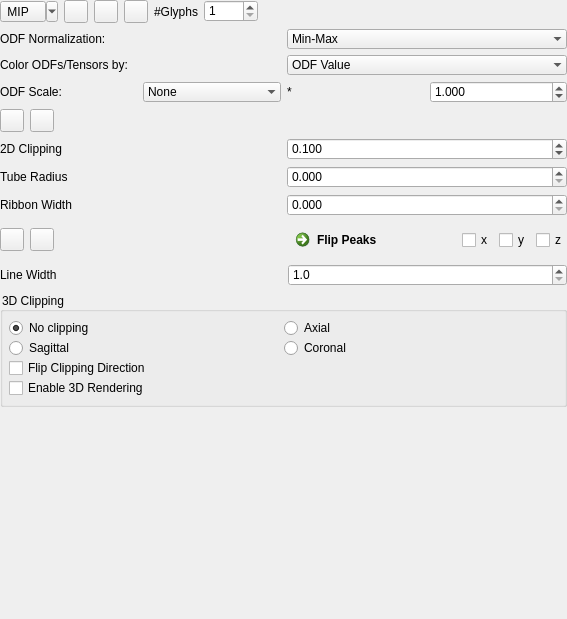
<?xml version="1.0" encoding="UTF-8"?>
<ui version="4.0">
 <class>QmitkControlVisualizationPropertiesViewControls</class>
 <widget class="QWidget" name="QmitkControlVisualizationPropertiesViewControls">
  <property name="geometry">
   <rect>
    <x>0</x>
    <y>0</y>
    <width>567</width>
    <height>619</height>
   </rect>
  </property>
  <property name="sizePolicy">
   <sizepolicy hsizetype="Preferred" vsizetype="MinimumExpanding">
    <horstretch>0</horstretch>
    <verstretch>100</verstretch>
   </sizepolicy>
  </property>
  <property name="minimumSize">
   <size>
    <width>0</width>
    <height>0</height>
   </size>
  </property>
  <property name="windowTitle">
   <string>QmitkTemplate</string>
  </property>
  <property name="styleSheet">
   <string>QCommandLinkButton:disabled {
  border: none;
}

QGroupBox {
  background-color: transparent;
}</string>
  </property>
  <layout class="QVBoxLayout" name="verticalLayout_4">
   <property name="leftMargin">
    <number>0</number>
   </property>
   <property name="topMargin">
    <number>0</number>
   </property>
   <property name="rightMargin">
    <number>0</number>
   </property>
   <property name="bottomMargin">
    <number>0</number>
   </property>
   <item>
    <widget class="QFrame" name="m_ImageControlsFrame">
     <property name="frameShape">
      <enum>QFrame::NoFrame</enum>
     </property>
     <property name="frameShadow">
      <enum>QFrame::Raised</enum>
     </property>
     <layout class="QVBoxLayout" name="verticalLayout">
      <property name="leftMargin">
       <number>0</number>
      </property>
      <property name="topMargin">
       <number>0</number>
      </property>
      <property name="rightMargin">
       <number>0</number>
      </property>
      <property name="bottomMargin">
       <number>0</number>
      </property>
      <item>
       <widget class="QFrame" name="frame_2">
        <property name="sizePolicy">
         <sizepolicy hsizetype="Expanding" vsizetype="Preferred">
          <horstretch>0</horstretch>
          <verstretch>0</verstretch>
         </sizepolicy>
        </property>
        <property name="frameShape">
         <enum>QFrame::NoFrame</enum>
        </property>
        <property name="frameShadow">
         <enum>QFrame::Raised</enum>
        </property>
        <layout class="QHBoxLayout" name="horizontalLayout_2">
         <property name="leftMargin">
          <number>0</number>
         </property>
         <property name="topMargin">
          <number>0</number>
         </property>
         <property name="rightMargin">
          <number>0</number>
         </property>
         <property name="bottomMargin">
          <number>0</number>
         </property>
         <item>
          <widget class="QToolButton" name="m_TSMenu">
           <property name="toolTip">
            <string>Multislice Projection</string>
           </property>
           <property name="statusTip">
            <string/>
           </property>
           <property name="whatsThis">
            <string/>
           </property>
           <property name="text">
            <string>MIP   </string>
           </property>
           <property name="popupMode">
            <enum>QToolButton::MenuButtonPopup</enum>
           </property>
           <property name="arrowType">
            <enum>Qt::NoArrow</enum>
           </property>
          </widget>
         </item>
         <item>
          <widget class="QFrame" name="m_NumberGlyphsFrame">
           <property name="frameShape">
            <enum>QFrame::NoFrame</enum>
           </property>
           <property name="frameShadow">
            <enum>QFrame::Plain</enum>
           </property>
           <layout class="QHBoxLayout" name="horizontalLayout_6">
            <property name="leftMargin">
             <number>0</number>
            </property>
            <property name="topMargin">
             <number>0</number>
            </property>
            <property name="rightMargin">
             <number>0</number>
            </property>
            <property name="bottomMargin">
             <number>0</number>
            </property>
            <item>
             <widget class="QToolButton" name="m_VisibleOdfsON_T">
              <property name="toolTip">
               <string>Toggle visibility of ODF glyphs (axial)</string>
              </property>
              <property name="statusTip">
               <string/>
              </property>
              <property name="whatsThis">
               <string/>
              </property>
              <property name="text">
               <string/>
              </property>
              <property name="icon">
               <iconset resource="../../resources/QmitkDiffusionImaging.qrc">
                <normaloff>:/QmitkDiffusionImaging/glyphsoff_T.png</normaloff>
                <normalon>:/QmitkDiffusionImaging/glyphson_T.png</normalon>:/QmitkDiffusionImaging/glyphsoff_T.png</iconset>
              </property>
              <property name="checkable">
               <bool>true</bool>
              </property>
              <property name="checked">
               <bool>false</bool>
              </property>
             </widget>
            </item>
            <item>
             <widget class="QToolButton" name="m_VisibleOdfsON_S">
              <property name="toolTip">
               <string>Toggle visibility of ODF glyphs (sagittal)</string>
              </property>
              <property name="statusTip">
               <string/>
              </property>
              <property name="whatsThis">
               <string/>
              </property>
              <property name="text">
               <string/>
              </property>
              <property name="icon">
               <iconset resource="../../resources/QmitkDiffusionImaging.qrc">
                <normaloff>:/QmitkDiffusionImaging/glyphsoff_S.png</normaloff>
                <normalon>:/QmitkDiffusionImaging/glyphson_S.png</normalon>:/QmitkDiffusionImaging/glyphsoff_S.png</iconset>
              </property>
              <property name="checkable">
               <bool>true</bool>
              </property>
              <property name="checked">
               <bool>false</bool>
              </property>
             </widget>
            </item>
            <item>
             <widget class="QToolButton" name="m_VisibleOdfsON_C">
              <property name="toolTip">
               <string>Toggle visibility of ODF glyphs (coronal)</string>
              </property>
              <property name="statusTip">
               <string/>
              </property>
              <property name="whatsThis">
               <string/>
              </property>
              <property name="text">
               <string/>
              </property>
              <property name="icon">
               <iconset resource="../../resources/QmitkDiffusionImaging.qrc">
                <normaloff>:/QmitkDiffusionImaging/glyphsoff_C.png</normaloff>
                <normalon>:/QmitkDiffusionImaging/glyphson_C.png</normalon>:/QmitkDiffusionImaging/glyphsoff_C.png</iconset>
              </property>
              <property name="checkable">
               <bool>true</bool>
              </property>
              <property name="checked">
               <bool>false</bool>
              </property>
             </widget>
            </item>
            <item>
             <widget class="QLabel" name="label_glyphs">
              <property name="text">
               <string>#Glyphs</string>
              </property>
             </widget>
            </item>
            <item>
             <widget class="QSpinBox" name="m_ShowMaxNumber">
              <property name="minimum">
               <number>1</number>
              </property>
              <property name="maximum">
               <number>9999</number>
              </property>
             </widget>
            </item>
            <item>
             <spacer name="horizontalSpacer">
              <property name="orientation">
               <enum>Qt::Horizontal</enum>
              </property>
              <property name="sizeHint" stdset="0">
               <size>
                <width>20</width>
                <height>20</height>
               </size>
              </property>
             </spacer>
            </item>
           </layout>
          </widget>
         </item>
        </layout>
       </widget>
      </item>
      <item>
       <widget class="QFrame" name="m_GlyphFrame">
        <property name="frameShape">
         <enum>QFrame::NoFrame</enum>
        </property>
        <property name="frameShadow">
         <enum>QFrame::Raised</enum>
        </property>
        <layout class="QVBoxLayout" name="verticalLayout_2">
         <property name="spacing">
          <number>0</number>
         </property>
         <property name="leftMargin">
          <number>0</number>
         </property>
         <property name="topMargin">
          <number>0</number>
         </property>
         <property name="rightMargin">
          <number>0</number>
         </property>
         <property name="bottomMargin">
          <number>0</number>
         </property>
         <item>
          <widget class="QFrame" name="m_NormalizationScalingFrame">
           <property name="frameShape">
            <enum>QFrame::NoFrame</enum>
           </property>
           <property name="frameShadow">
            <enum>QFrame::Raised</enum>
           </property>
           <layout class="QGridLayout" name="gridLayout">
            <property name="leftMargin">
             <number>0</number>
            </property>
            <property name="topMargin">
             <number>0</number>
            </property>
            <property name="rightMargin">
             <number>0</number>
            </property>
            <property name="bottomMargin">
             <number>0</number>
            </property>
            <item row="0" column="0">
             <widget class="QFrame" name="m_NormalizationFrame">
              <property name="frameShape">
               <enum>QFrame::NoFrame</enum>
              </property>
              <property name="frameShadow">
               <enum>QFrame::Plain</enum>
              </property>
              <layout class="QGridLayout" name="gridLayout_3">
               <property name="leftMargin">
                <number>0</number>
               </property>
               <property name="topMargin">
                <number>0</number>
               </property>
               <property name="rightMargin">
                <number>0</number>
               </property>
               <property name="bottomMargin">
                <number>0</number>
               </property>
               <item row="5" column="1">
                <widget class="QComboBox" name="m_NormalizationDropdown">
                 <property name="toolTip">
                  <string>ODF normalization</string>
                 </property>
                 <property name="frame">
                  <bool>false</bool>
                 </property>
                 <item>
                  <property name="text">
                   <string>Min-Max</string>
                  </property>
                 </item>
                 <item>
                  <property name="text">
                   <string>Max</string>
                  </property>
                 </item>
                 <item>
                  <property name="text">
                   <string>None</string>
                  </property>
                 </item>
                </widget>
               </item>
               <item row="5" column="0">
                <widget class="QLabel" name="m_NormalizationLabel">
                 <property name="text">
                  <string>ODF Normalization:</string>
                 </property>
                </widget>
               </item>
               <item row="7" column="1">
                <widget class="QComboBox" name="m_OdfColorBox">
                 <property name="toolTip">
                  <string>Colour the glyphs by ODF value or by principal direction</string>
                 </property>
                 <property name="frame">
                  <bool>false</bool>
                 </property>
                 <item>
                  <property name="text">
                   <string>ODF Value</string>
                  </property>
                 </item>
                 <item>
                  <property name="text">
                   <string>Principal Direction</string>
                  </property>
                 </item>
                </widget>
               </item>
               <item row="7" column="0">
                <widget class="QLabel" name="label_4">
                 <property name="text">
                  <string>Color ODFs/Tensors by:</string>
                 </property>
                </widget>
               </item>
              </layout>
             </widget>
            </item>
            <item row="1" column="0">
             <widget class="QFrame" name="m_ScalingFrame">
              <property name="frameShape">
               <enum>QFrame::NoFrame</enum>
              </property>
              <property name="frameShadow">
               <enum>QFrame::Plain</enum>
              </property>
              <layout class="QHBoxLayout" name="horizontalLayout_3">
               <property name="leftMargin">
                <number>0</number>
               </property>
               <property name="topMargin">
                <number>0</number>
               </property>
               <property name="rightMargin">
                <number>0</number>
               </property>
               <property name="bottomMargin">
                <number>0</number>
               </property>
               <item>
                <widget class="QLabel" name="label_2">
                 <property name="text">
                  <string>ODF Scale:</string>
                 </property>
                </widget>
               </item>
               <item>
                <widget class="QComboBox" name="m_AdditionalScaling">
                 <property name="frame">
                  <bool>false</bool>
                 </property>
                 <item>
                  <property name="text">
                   <string>None</string>
                  </property>
                 </item>
                 <item>
                  <property name="text">
                   <string>FA/GFA</string>
                  </property>
                 </item>
                 <item>
                  <property name="text">
                   <string>Principal Curvature</string>
                  </property>
                 </item>
                </widget>
               </item>
               <item>
                <widget class="QLabel" name="label">
                 <property name="text">
                  <string>*</string>
                 </property>
                </widget>
               </item>
               <item>
                <widget class="QDoubleSpinBox" name="m_ScalingFactor">
                 <property name="toolTip">
                  <string>Additional scaling factor</string>
                 </property>
                 <property name="decimals">
                  <number>3</number>
                 </property>
                 <property name="maximum">
                  <double>999999999.000000000000000</double>
                 </property>
                 <property name="singleStep">
                  <double>0.100000000000000</double>
                 </property>
                 <property name="value">
                  <double>1.000000000000000</double>
                 </property>
                </widget>
               </item>
              </layout>
             </widget>
            </item>
           </layout>
          </widget>
         </item>
        </layout>
       </widget>
      </item>
     </layout>
    </widget>
   </item>
   <item>
    <widget class="QFrame" name="m_BundleControlsFrame">
     <property name="frameShape">
      <enum>QFrame::NoFrame</enum>
     </property>
     <property name="frameShadow">
      <enum>QFrame::Raised</enum>
     </property>
     <layout class="QVBoxLayout" name="verticalLayout_3">
      <property name="leftMargin">
       <number>0</number>
      </property>
      <property name="topMargin">
       <number>0</number>
      </property>
      <property name="rightMargin">
       <number>0</number>
      </property>
      <property name="bottomMargin">
       <number>0</number>
      </property>
      <item>
       <widget class="QFrame" name="frame_5">
        <property name="frameShape">
         <enum>QFrame::NoFrame</enum>
        </property>
        <property name="frameShadow">
         <enum>QFrame::Raised</enum>
        </property>
        <layout class="QHBoxLayout" name="horizontalLayout_11">
         <property name="leftMargin">
          <number>0</number>
         </property>
         <property name="topMargin">
          <number>0</number>
         </property>
         <property name="rightMargin">
          <number>0</number>
         </property>
         <property name="bottomMargin">
          <number>0</number>
         </property>
         <item>
          <widget class="QToolButton" name="m_SetColor2">
           <property name="toolTip">
            <string>Select Fiber Color</string>
           </property>
           <property name="text">
            <string/>
           </property>
           <property name="icon">
            <iconset resource="../../resources/QmitkDiffusionImaging.qrc">
             <normaloff>:/QmitkDiffusionImaging/color64.png</normaloff>:/QmitkDiffusionImaging/color64.png</iconset>
           </property>
          </widget>
         </item>
         <item>
          <widget class="QToolButton" name="m_ResetColoring">
           <property name="toolTip">
            <string>Reset to Default Coloring</string>
           </property>
           <property name="text">
            <string/>
           </property>
           <property name="icon">
            <iconset resource="../../resources/QmitkDiffusionImaging.qrc">
             <normaloff>:/QmitkDiffusionImaging/reset.png</normaloff>:/QmitkDiffusionImaging/reset.png</iconset>
           </property>
          </widget>
         </item>
         <item>
          <spacer name="horizontalSpacer_2">
           <property name="orientation">
            <enum>Qt::Horizontal</enum>
           </property>
           <property name="sizeHint" stdset="0">
            <size>
             <width>40</width>
             <height>20</height>
            </size>
           </property>
          </spacer>
         </item>
        </layout>
       </widget>
      </item>
      <item>
       <widget class="QFrame" name="frame_6">
        <property name="frameShape">
         <enum>QFrame::NoFrame</enum>
        </property>
        <property name="frameShadow">
         <enum>QFrame::Raised</enum>
        </property>
        <layout class="QHBoxLayout" name="horizontalLayout_10">
         <property name="leftMargin">
          <number>0</number>
         </property>
         <property name="topMargin">
          <number>0</number>
         </property>
         <property name="rightMargin">
          <number>0</number>
         </property>
         <property name="bottomMargin">
          <number>0</number>
         </property>
         <item>
          <widget class="QLabel" name="label_5">
           <property name="text">
            <string>2D Clipping</string>
           </property>
          </widget>
         </item>
         <item>
          <widget class="QDoubleSpinBox" name="m_FiberClippingBox">
           <property name="decimals">
            <number>3</number>
           </property>
           <property name="minimum">
            <double>0.001000000000000</double>
           </property>
           <property name="singleStep">
            <double>0.100000000000000</double>
           </property>
           <property name="value">
            <double>0.100000000000000</double>
           </property>
          </widget>
         </item>
        </layout>
       </widget>
      </item>
      <item>
       <widget class="QFrame" name="frame_linewidth">
        <property name="frameShape">
         <enum>QFrame::NoFrame</enum>
        </property>
        <property name="frameShadow">
         <enum>QFrame::Raised</enum>
        </property>
        <layout class="QGridLayout" name="gridLayout_2">
         <property name="leftMargin">
          <number>0</number>
         </property>
         <property name="topMargin">
          <number>0</number>
         </property>
         <property name="rightMargin">
          <number>0</number>
         </property>
         <property name="bottomMargin">
          <number>0</number>
         </property>
         <item row="1" column="0">
          <widget class="QLabel" name="label_8">
           <property name="text">
            <string>Tube Radius</string>
           </property>
          </widget>
         </item>
         <item row="1" column="1">
          <widget class="QDoubleSpinBox" name="m_TubeWidth">
           <property name="decimals">
            <number>3</number>
           </property>
           <property name="singleStep">
            <double>0.100000000000000</double>
           </property>
          </widget>
         </item>
         <item row="2" column="0">
          <widget class="QLabel" name="label_9">
           <property name="text">
            <string>Ribbon Width</string>
           </property>
          </widget>
         </item>
         <item row="2" column="1">
          <widget class="QDoubleSpinBox" name="m_RibbonWidth">
           <property name="decimals">
            <number>3</number>
           </property>
           <property name="singleStep">
            <double>0.100000000000000</double>
           </property>
          </widget>
         </item>
        </layout>
       </widget>
      </item>
     </layout>
    </widget>
   </item>
   <item>
    <widget class="QFrame" name="m_PeakImageFrame">
     <property name="frameShape">
      <enum>QFrame::NoFrame</enum>
     </property>
     <property name="frameShadow">
      <enum>QFrame::Raised</enum>
     </property>
     <layout class="QGridLayout" name="gridLayout_4">
      <property name="leftMargin">
       <number>0</number>
      </property>
      <property name="topMargin">
       <number>0</number>
      </property>
      <property name="rightMargin">
       <number>0</number>
      </property>
      <property name="bottomMargin">
       <number>0</number>
      </property>
      <item row="0" column="2">
       <widget class="QFrame" name="frame">
        <property name="frameShape">
         <enum>QFrame::NoFrame</enum>
        </property>
        <property name="frameShadow">
         <enum>QFrame::Raised</enum>
        </property>
        <layout class="QGridLayout" name="gridLayout_6">
         <property name="leftMargin">
          <number>0</number>
         </property>
         <property name="topMargin">
          <number>0</number>
         </property>
         <property name="rightMargin">
          <number>0</number>
         </property>
         <property name="bottomMargin">
          <number>0</number>
         </property>
         <item row="1" column="3">
          <widget class="QCheckBox" name="m_FlipPeaksY">
           <property name="text">
            <string>y</string>
           </property>
          </widget>
         </item>
         <item row="1" column="4">
          <widget class="QCheckBox" name="m_FlipPeaksZ">
           <property name="text">
            <string>z</string>
           </property>
          </widget>
         </item>
         <item row="1" column="2">
          <widget class="QCheckBox" name="m_FlipPeaksX">
           <property name="text">
            <string>x</string>
           </property>
          </widget>
         </item>
         <item row="1" column="1">
          <widget class="QCommandLinkButton" name="m_FlipPeaksButton">
           <property name="sizePolicy">
            <sizepolicy hsizetype="Minimum" vsizetype="Preferred">
             <horstretch>0</horstretch>
             <verstretch>0</verstretch>
            </sizepolicy>
           </property>
           <property name="text">
            <string>Flip Peaks</string>
           </property>
          </widget>
         </item>
        </layout>
       </widget>
      </item>
      <item row="0" column="0">
       <widget class="QFrame" name="frame_3">
        <property name="frameShape">
         <enum>QFrame::NoFrame</enum>
        </property>
        <property name="frameShadow">
         <enum>QFrame::Raised</enum>
        </property>
        <layout class="QGridLayout" name="gridLayout_7">
         <property name="leftMargin">
          <number>0</number>
         </property>
         <property name="topMargin">
          <number>0</number>
         </property>
         <property name="rightMargin">
          <number>0</number>
         </property>
         <property name="bottomMargin">
          <number>0</number>
         </property>
         <item row="0" column="1">
          <widget class="QToolButton" name="m_ResetColoring2">
           <property name="toolTip">
            <string>Reset to Default Coloring</string>
           </property>
           <property name="text">
            <string/>
           </property>
           <property name="icon">
            <iconset resource="../../resources/QmitkDiffusionImaging.qrc">
             <normaloff>:/QmitkDiffusionImaging/reset.png</normaloff>:/QmitkDiffusionImaging/reset.png</iconset>
           </property>
          </widget>
         </item>
         <item row="0" column="0">
          <widget class="QToolButton" name="m_SetColor1">
           <property name="toolTip">
            <string>Select Peak Color</string>
           </property>
           <property name="text">
            <string/>
           </property>
           <property name="icon">
            <iconset resource="../../resources/QmitkDiffusionImaging.qrc">
             <normaloff>:/QmitkDiffusionImaging/color64.png</normaloff>:/QmitkDiffusionImaging/color64.png</iconset>
           </property>
          </widget>
         </item>
         <item row="0" column="2">
          <spacer name="horizontalSpacer_3">
           <property name="orientation">
            <enum>Qt::Horizontal</enum>
           </property>
           <property name="sizeHint" stdset="0">
            <size>
             <width>40</width>
             <height>20</height>
            </size>
           </property>
          </spacer>
         </item>
        </layout>
       </widget>
      </item>
      <item row="1" column="0">
       <widget class="QLabel" name="label_7">
        <property name="text">
         <string>Line Width</string>
        </property>
       </widget>
      </item>
      <item row="1" column="2">
       <widget class="QDoubleSpinBox" name="m_LineWidth">
        <property name="decimals">
         <number>1</number>
        </property>
        <property name="minimum">
         <double>1.000000000000000</double>
        </property>
        <property name="singleStep">
         <double>0.100000000000000</double>
        </property>
        <property name="value">
         <double>1.000000000000000</double>
        </property>
       </widget>
      </item>
     </layout>
    </widget>
   </item>
   <item>
    <widget class="QGroupBox" name="m_3DClippingBox">
     <property name="title">
      <string>3D Clipping</string>
     </property>
     <layout class="QGridLayout" name="gridLayout_5">
      <property name="leftMargin">
       <number>6</number>
      </property>
      <property name="topMargin">
       <number>6</number>
      </property>
      <property name="rightMargin">
       <number>6</number>
      </property>
      <property name="bottomMargin">
       <number>6</number>
      </property>
      <property name="spacing">
       <number>0</number>
      </property>
      <item row="3" column="1">
       <widget class="QRadioButton" name="m_Clip3">
        <property name="text">
         <string>Coronal</string>
        </property>
       </widget>
      </item>
      <item row="2" column="1">
       <widget class="QRadioButton" name="m_Clip1">
        <property name="text">
         <string>Axial</string>
        </property>
       </widget>
      </item>
      <item row="2" column="0">
       <widget class="QRadioButton" name="m_Clip0">
        <property name="text">
         <string>No clipping</string>
        </property>
        <property name="checked">
         <bool>true</bool>
        </property>
       </widget>
      </item>
      <item row="3" column="0">
       <widget class="QRadioButton" name="m_Clip2">
        <property name="text">
         <string>Sagittal</string>
        </property>
       </widget>
      </item>
      <item row="4" column="0">
       <widget class="QCheckBox" name="m_FlipClipBox">
        <property name="text">
         <string>Flip Clipping Direction</string>
        </property>
       </widget>
      </item>
      <item row="5" column="0">
       <widget class="QCheckBox" name="m_Enable3dPeaks">
        <property name="text">
         <string>Enable 3D Rendering</string>
        </property>
       </widget>
      </item>
     </layout>
    </widget>
   </item>
   <item>
    <spacer name="verticalSpacer">
     <property name="orientation">
      <enum>Qt::Vertical</enum>
     </property>
     <property name="sizeHint" stdset="0">
      <size>
       <width>20</width>
       <height>40</height>
      </size>
     </property>
    </spacer>
   </item>
  </layout>
 </widget>
 <layoutdefault spacing="6" margin="11"/>
 <resources>
  <include location="../../resources/QmitkDiffusionImaging.qrc"/>
 </resources>
 <connections/>
</ui>
